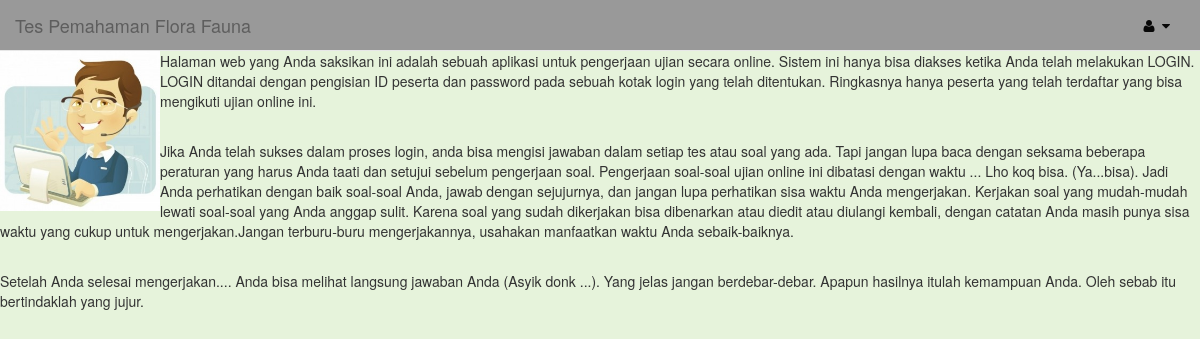
The page /tampil.php on the database its author committed.
### tables this page shows
CREATE TABLE IF NOT EXISTS `modul` (
  `id_modul` int(5) NOT NULL AUTO_INCREMENT,
  `isi_modul` text NOT NULL,
  `gambar` varchar(100) NOT NULL,
  PRIMARY KEY (`id_modul`)
);

### content.php (the view)
<?php
include "config/koneksi.php";
if ($_GET[hal]=="soal") {
	include "sidebar.php";
	include "soal.php";
}
elseif ($_GET[hal]=="home") {
	include "sidebar.php";
	include "home.php";
}
elseif ($_GET[hal]=="register") {
	include "sidebar.php";
	include "register.php";
}
elseif ($_GET[hal]=="formlogin") {
	include "sidebar.php";
	include "formlogin.php";
}
elseif ($_GET[hal]=="jawaban") {
	include "sidebar.php";
	include "jawaban.php";
}
elseif ($_GET[hal]=="profiluser") {
	include "sidebar.php";
	include "profileuser.php";
}
elseif ($_GET[hal]=="profil") {
	include "sidebar.php";
	$sql  = mysqli_query($connect,"SELECT * FROM modul WHERE id_modul='2'");
    $r    = mysqli_fetch_array($sql);
	echo "<div style='text-align:center'><img src='foto/$r[gambar]' width='260' height='260' align='center'></div>";
	echo "$r[isi_modul]";
}
elseif ($_GET[hal]=="panduan") {
	include "sidebar.php";
	$sql  = mysqli_query($connect,"SELECT * FROM modul WHERE id_modul='3'");
    $r    = mysqli_fetch_array($sql);
	echo "<div align='center'><img src='foto/$r[gambar]' width='160' height='160'></div>";
	echo "$r[isi_modul]";
}elseif ($_GET[hal]=="dashboard") {
	include "dashboard.php";
}
else {
	include "sidebar.php";
	$sql  = mysqli_query($connect,"SELECT * FROM modul WHERE id_modul='1'");
    $r    = mysqli_fetch_array($sql);
	echo "<img src='foto/$r[gambar]' width='160' height='160' align='left'>";
	echo "$r[isi_modul]";
}
?>

### rows shown on the page
modul: gambar (picture), isi_modul "Halaman web yang Anda saksikan ini adalah sebuah aplikasi untuk pengerjaan ujian secara online. Sistem ini hanya bisa diakses ketika Anda telah melakukan LOGIN. LOGIN ditandai dengan pengisian ID peserta dan password pada sebuah kotak login yang telah ditentukan. Ringkasnya hanya peserta yang telah terdaftar yang bisa mengikuti ujian online ini. Jika Anda telah sukses dalam proses login, anda bisa mengisi jawaban dalam setiap tes atau soal yang ada. Tapi jangan lupa baca dengan seksama beberapa peraturan yang harus Anda taati dan setujui sebelum pengerjaan soal. Pengerjaan soal-soal ujian online ini dibatasi dengan waktu ... Lho koq bisa. (Ya...bisa). Jadi Anda perhatikan dengan baik…"
